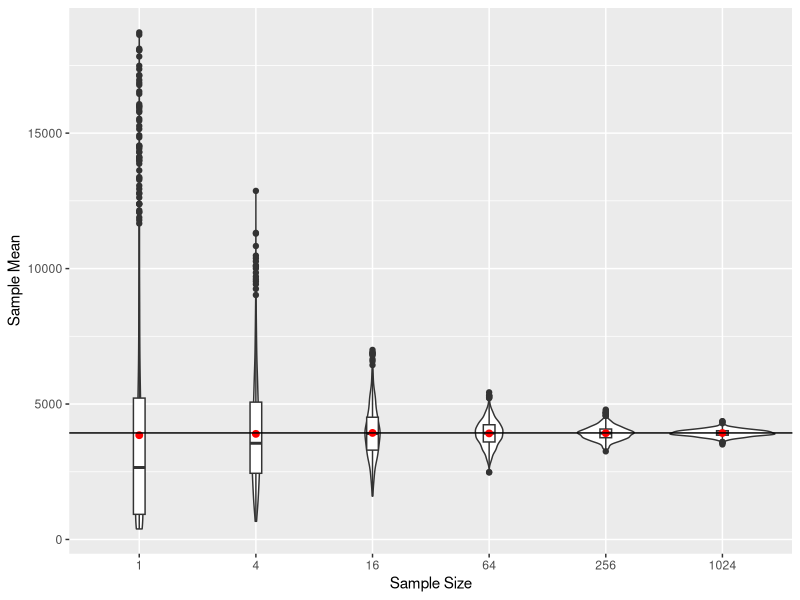
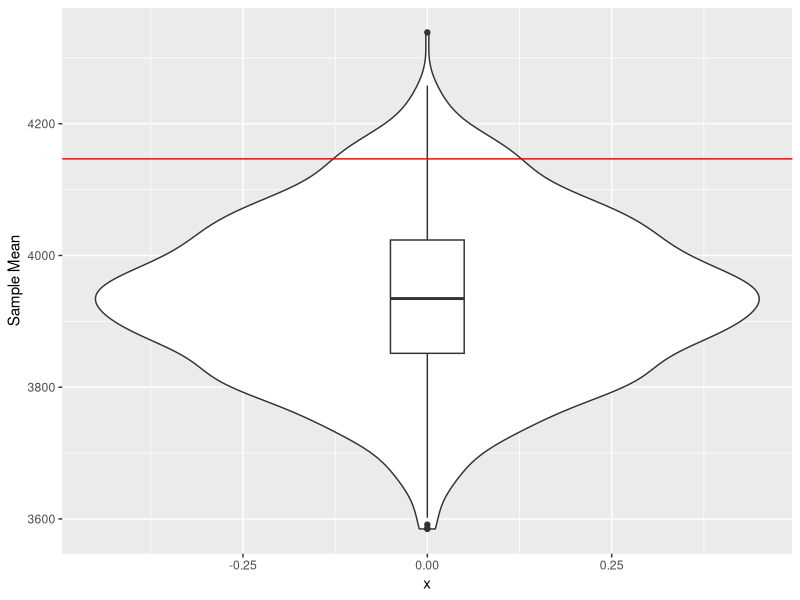
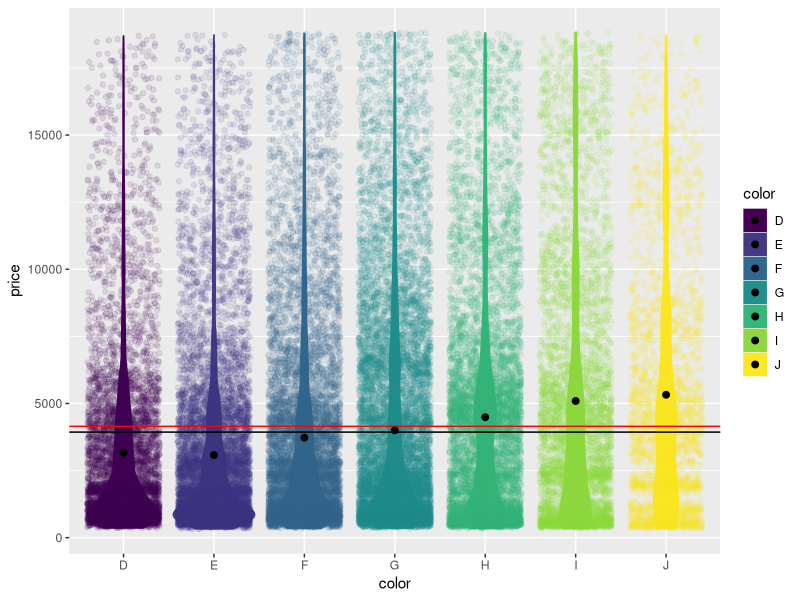

R code for these plots, in order:
## ---- chunk 1
knitr::opts_chunk$set(cache = TRUE)
## ---- chunk 2
library(ggplot2)
data(diamonds)
diamonds.price.sample.of.n <- function(sample.size) {
  return(sample(diamonds$price, sample.size))
}

m.statistics.of.n <- function(statistic,number.of.samples,sample.size) {
  stats <- c()
  for (k in 1:number.of.samples) {
    stats <- c(stats, statistic(diamonds.price.sample.of.n(sample.size)))
  }
  return(stats)
}

set.seed(2)
m <- 1000
stats <- cbind()
labels <- cbind()
levels <- c(1,4,16,64,256,1024)
for (i in c(1,4,16,64,256,1024)) {
  new.stats <- cbind(m.statistics.of.n(statistic=mean, number.of.samples=m, sample.size=i))
  new.labels <- cbind(rep(as.character(i), m))
  stats <- rbind(stats, new.stats)
  labels <- rbind(labels, new.labels)
}
df <- data.frame(stats,labels)
df$labels <- factor(df$labels,levels=as.character(levels))
ggplot(df, aes(x=labels, y=stats)) + geom_violin() + geom_boxplot(width=0.1) + xlab("Sample Size") + ylab("Sample Mean") + stat_summary(fun.y=mean, geom="point", size=2, color="red") + geom_hline(yintercept=mean(diamonds$price))
## ---- chunk 3
sample.means<-m.statistics.of.n(mean,1000,1024)
df.samples <- data.frame(sample.means)
ggplot(df.samples, aes(x=0, y=sample.means)) + geom_violin() + geom_boxplot(width=0.1) + ylab("Sample Mean") + geom_hline(yintercept=quantile(sample.means,probs=0.95), color="red")
## ---- chunk 4
ggplot(data=diamonds, aes(x=color, y=price, color=color, fill=color)) + geom_violin() +  geom_point(position="jitter", alpha=0.1) + geom_hline(yintercept=quantile(sample.means, probs=0.95), color="red") + stat_summary(fun.y=mean, geom="point", size=2, color="black") + geom_hline(yintercept=mean(diamonds$price))
## ---- chunk 5
Jdiamonds <- subset(diamonds,color=="J")
sample.mean.of.J <- c()
for (i in 1:1000) {
  sample.mean.of.J[i] <- mean(sample(Jdiamonds$price,size=1024))
}
redline <- quantile(sample.means, prob=0.95)
sum(sample.mean.of.J>redline)/length(sample.mean.of.J)
## ---- chunk 6
head(sample.mean.of.J)
head(sample.means)
